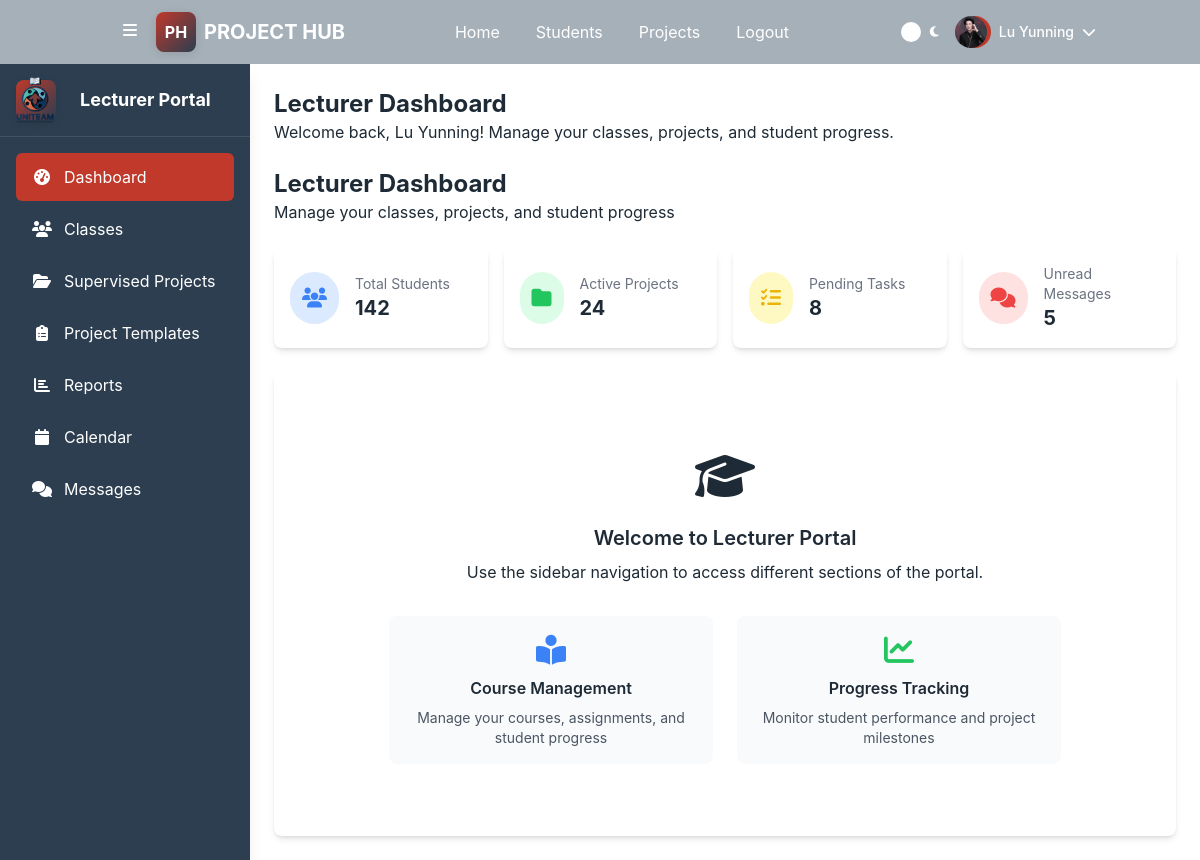
/accounts/dashboard/lecturer/ (signed in), run on the app's committed database.
### users/models.py (models this page shows)
class CustomUser(AbstractUser):
    class Role(models.TextChoices):
        ADMIN = "ADMIN", "Admin"
        LECTURER = "LECTURER", "Lecturer"
        STUDENT = "STUDENT", "Student"
    role = models.CharField(max_length=50, choices=Role.choices)
    avatar = models.ImageField(upload_to='avatars/', null=True, blank=True)
    is_approved = models.BooleanField(default=True)
    phone_number = models.CharField(max_length=20, blank=True)
    def get_full_name(self):
        return f"{self.first_name} {self.last_name}"

### users/views.py (the view)
# urls.py: path('dashboard/lecturer/', views.lecturer_dashboard, name='lecturer_dashboard'),
@login_required
@user_passes_test(is_lecturer)
def lecturer_dashboard(request):
    return render(request, 'users/lecturer_dashboard.html')

### users/views.py (called while the page is built)
def is_lecturer(user):
    return user.is_authenticated and user.role == CustomUser.Role.LECTURER

### templates/users/lecturer_dashboard.html (shortened to what this page needs)
{% extends "base/base_lecturer.html" %}
{% load static %}
{% block content %}
    <div class="mb-6">
        <h1 class="text-2xl font-bold text-accent-2">Lecturer Dashboard</h1>
        <p class="text-muted">Welcome back, {{ user.get_full_name }}! Manage your classes, projects, and student progress.</p>
    </div>
    <div class="mb-6">
        <h1 class="text-2xl font-bold text-accent-2">Lecturer Dashboard</h1>
        <p class="text-muted">Manage your classes, projects, and student progress</p>
    </div>
    <div class="grid grid-cols-1 md:grid-cols-2 lg:grid-cols-4 gap-4 mb-6">
        <div class="surface shadow-md rounded-lg p-4 flex items-center">
            <div class="bg-blue-100 p-3 rounded-full mr-4">
                <i class="fas fa-users text-blue-500 text-xl"></i>
            </div>
            <div>
                <p class="text-sm text-gray-500">Total Students</p>
                <h3 class="text-xl font-bold">142</h3>
            </div>
        </div>
        <div class="surface shadow-md rounded-lg p-4 flex items-center">
            <div class="bg-green-100 p-3 rounded-full mr-4">
                <i class="fas fa-folder text-green-500 text-xl"></i>
            </div>
            <div>
                <p class="text-sm text-gray-500">Active Projects</p>
                <h3 class="text-xl font-bold">24</h3>
            </div>
        </div>
        <div class="surface shadow-md rounded-lg p-4 flex items-center">
            <div class="bg-yellow-100 p-3 rounded-full mr-4">
                <i class="fas fa-tasks text-yellow-500 text-xl"></i>
            </div>
            <div>
                <p class="text-sm text-gray-500">Pending Tasks</p>
                <h3 class="text-xl font-bold">8</h3>
            </div>
        </div>
        <div class="surface shadow-md rounded-lg p-4 flex items-center">
            <div class="bg-red-100 p-3 rounded-full mr-4">
                <i class="fas fa-comments text-red-500 text-xl"></i>
            </div>
            <div>
                <p class="text-sm text-gray-500">Unread Messages</p>
                <h3 class="text-xl font-bold">5</h3>
            </div>
        </div>
    </div>
    <div class="surface shadow-md rounded-lg p-6">
        <div class="text-center py-12">
            <div class="icon-wrapper mx-auto text-accent-1 mb-4" style="width: 64px; height: 64px;">
                <i class="fas fa-graduation-cap text-5xl"></i>
            </div>
            <h2 class="text-xl font-semibold mt-4">Welcome to Lecturer Portal</h2>
            <p class="text-muted mt-2">Use the sidebar navigation to access different sections of the portal.</p>
            <div class="mt-8 grid grid-cols-1 md:grid-cols-2 gap-6 max-w-2xl mx-auto">
                <div class="bg-gray-50 p-4 rounded-lg text-center">
                    <i class="fas fa-book-reader text-3xl text-blue-500 mb-2"></i>
                    <h3 class="font-semibold">Course Management</h3>
                    <p class="text-sm text-gray-600 mt-2">Manage your courses, assignments, and student progress</p>
                </div>
                <div class="bg-gray-50 p-4 rounded-lg text-center">
                    <i class="fas fa-chart-line text-3xl text-green-500 mb-2"></i>
                    <h3 class="font-semibold">Progress Tracking</h3>
                    <p class="text-sm text-gray-600 mt-2">Monitor student performance and project milestones</p>
                </div>
            </div>
        </div>
    </div>
{% endblock %}

### templates/base/base_lecturer.html (shortened to what this page needs)
{% load static %}
<!DOCTYPE html>
<html lang="en">
<head>
    <script src="https://cdn.tailwindcss.com"></script>
    <link rel="stylesheet" href="https://cdnjs.cloudflare.com/ajax/libs/font-awesome/6.4.0/css/all.min.css">
    <link rel="stylesheet" href="{% static 'css/lecturer_base.css' %}">
</head>
<body class="min-h-screen flex flex-col">
    <header class="header-bg text-white shadow-lg">
        <div class="container mx-auto px-4 py-3">
            <div class="flex justify-between items-center">
                <div class="flex items-center space-x-2">
                    <button id="desktopSidebarToggle" class="p-2 rounded-lg hover:bg-black hover:bg-opacity-10 transition-colors hidden md:block">
                        <div class="icon-wrapper">
                            <i class="fas fa-bars w-5 h-5 text-white"></i>
                        </div>
                    </button>
                    <div class="flex items-center space-x-2">
                        <div class="logo-placeholder">PH</div>
                        <span class="text-xl font-bold header-title">PROJECT HUB</span>
                    </div>
                </div>
                <nav class="hidden md:flex space-x-1 top-nav">
                    <a href="#" class="top-nav-item">Home</a>
                    <a href="#" class="top-nav-item">Students</a>
                    <a href="{% url 'my_projects' %}" class="top-nav-item">Projects</a>
                    <a href="#" class="top-nav-item">Logout</a>
                </nav>
                <div class="flex items-center space-x-4">
                    <div class="theme-toggle" id="themeToggle" title="Toggle Theme">
                        <i class="fas fa-sun"></i>
                        <i class="fas fa-moon"></i>
                    </div>
                    <div class="profile-dropdown">
                        <div class="flex items-center cursor-pointer" id="profileButton">
                            <div class="w-8 h-8 rounded-full bg-accent-1 flex items-center justify-center text-white font-bold mr-2">
                                {% if user.avatar %}
                                    <img src="{{ user.avatar.url }}" alt="Profile" class="w-8 h-8 rounded-full object-cover mr-2">
                                {% else %}
                                    <div class="w-8 h-8 rounded-full bg-accent-1 flex items-center justify-center text-white font-bold mr-2">
                                        {{ user.first_name.0|default:'L'|upper }}
                                    </div>
                                {% endif %}
                            </div>
                            <span class="text-sm font-medium hidden md:block">{{ user.get_full_name|default:user.username }}</span>
                            <i class="fas fa-chevron-down ml-2 text-sm"></i>
                        </div>
                    </div>
                </div>
            </div>
        </div>
    </header>
    <div class="flex flex-1">
        <aside class="sidebar sidebar-bg fixed h-full shadow-lg" id="sidebar">
            <div class="h-full flex flex-col">
                <div class="logo-container">
                    <div class="logo-placeholder"><img src="{% static 'images/logo/uniteam_logo (1).png'%}" alt=""></div>
                    <span class="sidebar-text font-bold text-lg">Lecturer Portal</span>
                </div>
                <nav class="p-4 flex-1">
                    <a  href="{% url 'lecturer_dashboard' %}" class="sidebar-item {% if request.resolver_match.url_name == 'lecturer_dashboard' %}active{% endif %}" data-tooltip="Dashboard">
                        <div class="icon-wrapper">
                            <i class="fas fa-tachometer-alt"></i>
                        </div>
                        <span class="sidebar-text">Dashboard</span>
                    </a>
                    <a href="#" class="sidebar-item" data-tooltip="Classes">
                        <div class="icon-wrapper">
                            <i class="fas fa-users"></i>
                        </div>
                        <span class="sidebar-text">Classes</span>
                    </a>
                    <a href="{% url 'my_projects' %}" class="sidebar-item {% if 'project' in request.resolver_match.view_name and 'template' not in request.resolver_match.view_name %}active{% endif %}" data-tooltip="Supervised Projects">
                        <div class="icon-wrapper"><i class="fas fa-folder-open"></i></div>
                        <span class="sidebar-text">Supervised Projects</span>
                    </a>
                    <a href="{% url 'list_project_templates' %}" class="sidebar-item {% if 'template' in request.resolver_match.view_name %}active{% endif %}" data-tooltip="Project Templates">
                        <div class="icon-wrapper"><i class="fas fa-clipboard-list"></i></div>
                        <span class="sidebar-text">Project Templates</span>
                    </a>
                    <a href="#" class="sidebar-item" data-tooltip="Reports">
                        <div class="icon-wrapper">
                            <i class="fas fa-chart-bar"></i>
                        </div>
                        <span class="sidebar-text">Reports</span>
                    </a>
                    <a href="#" class="sidebar-item" data-tooltip="Calendar">
                        <div class="icon-wrapper">
                            <i class="fas fa-calendar"></i>
                        </div>
                        <span class="sidebar-text">Calendar</span>
                    </a>
                    <a href="#" class="sidebar-item" data-tooltip="Messages">
                        <div class="icon-wrapper">
                            <i class="fas fa-comments"></i>
                        </div>
                        <span class="sidebar-text">Messages</span>
                    </a>
                </nav>
            </div>
        </aside>
        <main class="main-content surface flex-1 p-6 transition-all duration-300" id="mainContent">
            <div class="max-w-7xl mx-auto">
                {% block content %}{% endblock %}
            </div>
        </main>
    </div>
</body>
</html>

### static/css/lecturer_base.css (style rules this page uses)
:root { --light-gray: #DFE6EC; --dark-gray: #A6B0B9; --accent-1: #C0392B; --accent-2: #2C3E50; --text-dark: #1E2A35; --background: var(--light-gray); --surface: #ffffff; --header-bg: var(--dark-gray); --footer-bg: var(--dark-gray); --sidebar-bg: var(--accent-2); --sidebar-text: #ffffff; --sidebar-hover: rgba(255, 255, 255, 0.1); --sidebar-width: 250px; --sidebar-collapsed-width: 70px; }
body { background-color: var(--background); color: var(--text-dark); transition: all 0.3s ease; font-family: 'Inter', system-ui, -apple-system, sans-serif; }
.header-bg { background-color: var(--header-bg); }
.sidebar-bg { background-color: var(--sidebar-bg); color: var(--sidebar-text); }
.surface { background-color: var(--surface); }
.bg-accent-1 { background-color: var(--accent-1); }
.sidebar { width: var(--sidebar-width); transition: all 0.3s ease; overflow-x: hidden; }
.sidebar-item { display: flex; align-items: center; padding: 12px 16px; border-radius: 6px; transition: all 0.2s ease; color: var(--sidebar-text); text-decoration: none; margin-bottom: 4px; white-space: nowrap; }
.sidebar-item.active { background-color: var(--accent-1); }
.sidebar-text { transition: opacity 0.3s ease, display 0.3s ease; margin-left: 12px; opacity: 1; display: inline; }
.main-content { transition: margin-left 0.3s ease; margin-left: var(--sidebar-width); }
.logo-container { display: flex; align-items: center; gap: 12px; padding: 16px; border-bottom: 1px solid rgba(255, 255, 255, 0.1); }
.logo-placeholder { width: 40px; height: 40px; background: linear-gradient(135deg, var(--accent-1), var(--accent-2)); border-radius: 8px; display: flex; align-items: center; justify-content: center; color: white; font-weight: bold; font-size: 16px; box-shadow: 0 2px 8px rgba(0,0,0,0.1); }
.top-nav-item { padding: 8px 16px; border-radius: 6px; transition: all 0.2s ease; color: white; text-decoration: none; }
.theme-toggle { width: 44px; height: 24px; background-color: var(--dark-gray); border-radius: 12px; position: relative; cursor: pointer; transition: background-color 0.3s ease; display: flex; align-items: center; justify-content: space-between; padding: 0 4px; }
.theme-toggle i { font-size: 12px; color: white; z-index: 2; }
.theme-toggle::before { content: ''; position: absolute; top: 2px; left: 2px; width: 20px; height: 20px; background-color: white; border-radius: 50%; transition: transform 0.3s ease; z-index: 1; }
.icon-wrapper { display: flex; align-items: center; justify-content: center; width: 20px; height: 20px; flex-shrink: 0; }
.profile-dropdown { position: relative; }

### data on the page
CustomUser: avatar (picture), get_full_name "Lu Yunning"
